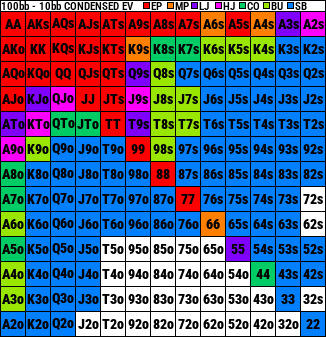
#> input picture condensed_images_wide/100bb_10bb_condensed_ev.png, 326 x 337 px
$ python mount_eight_imgs.py
#> lines starting #> are read from the running program, lines starting #| are printed output that depends on the picture
from PIL import Image
from pathlib import Path

img_offset = {0: (0, 0), 1: (342, 0), 2: (686, 0), 3: (1030, 0), 4: (0, 339), 5: (342, 339), 6: (686, 339), 7: (1030, 339)}

image_depth = Image.new("RGB", (1356, 676), "#FFFFFF")
#> image_depth: PIL image 1356x676 RGB; every value is 255

destination_folder = Path('condensed_images_wide_mounted')

files = [
    Path('condensed_images_wide', '100bb_10bb_condensed_ev.png'),
    Path('condensed_images_wide', '100bb_10bb_condensed_frequency.png'),
    None, #Path('condensed_images_wide', '9bb_2bb_condensed_ev.png'),
    None, #Path('condensed_images_wide', '9bb_2bb_condensed_frequency.png'),
    Path('condensed_images_wide', '100bb_10bb_extended_ev.png'),
    Path('condensed_images_wide', '100bb_10bb_extended_frequency.png'),
    None, #Path('condensed_images_wide', '9bb_2bb_extended_ev.png'),
    None, #Path('condensed_images_wide', '9bb_2bb_extended_frequency.png')
]

string_set = set()

for i, path in enumerate(files):
    if not path:

        continue

    depth_string = "_".join(path.name.split("_")[:2])
    string_set.add(depth_string)

    x, y = img_offset[i]

    img = Image.open(path).convert("RGB")
#> img is the input picture: PIL image 326x337 RGB; mean R, G, B 87.6, 101.4, 136.7
    image_depth.paste(img, (x, y))
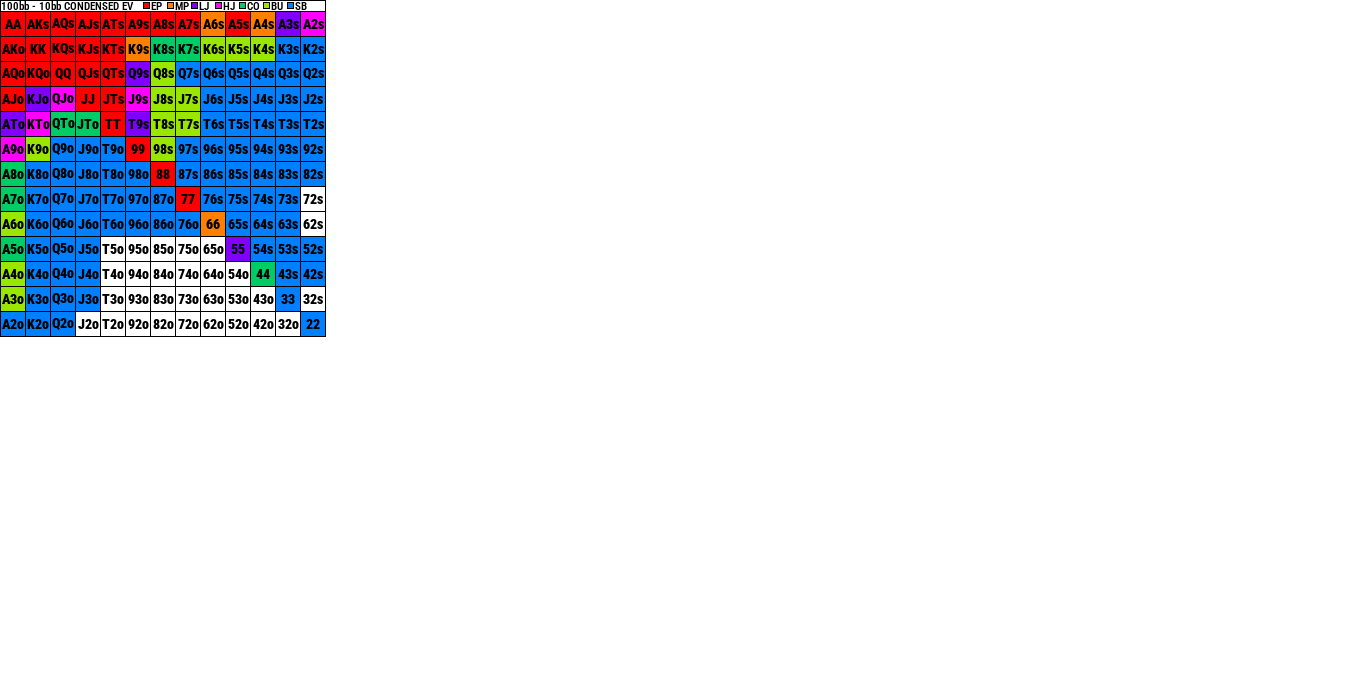
#> image_depth: PIL image 1356x676 RGB; mean R, G, B 234.9, 236.6, 240.8
#> pass 2 of the loop `for i, path in enumerate(files):`:
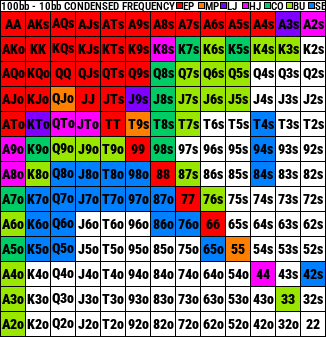
#> input picture condensed_images_wide/100bb_10bb_condensed_frequency.png, 326 x 337 px
#> img is the input picture: PIL image 326x337 RGB; mean R, G, B 145.4, 124.4, 120.4
#> `image_depth.paste(img, (x, y))`:
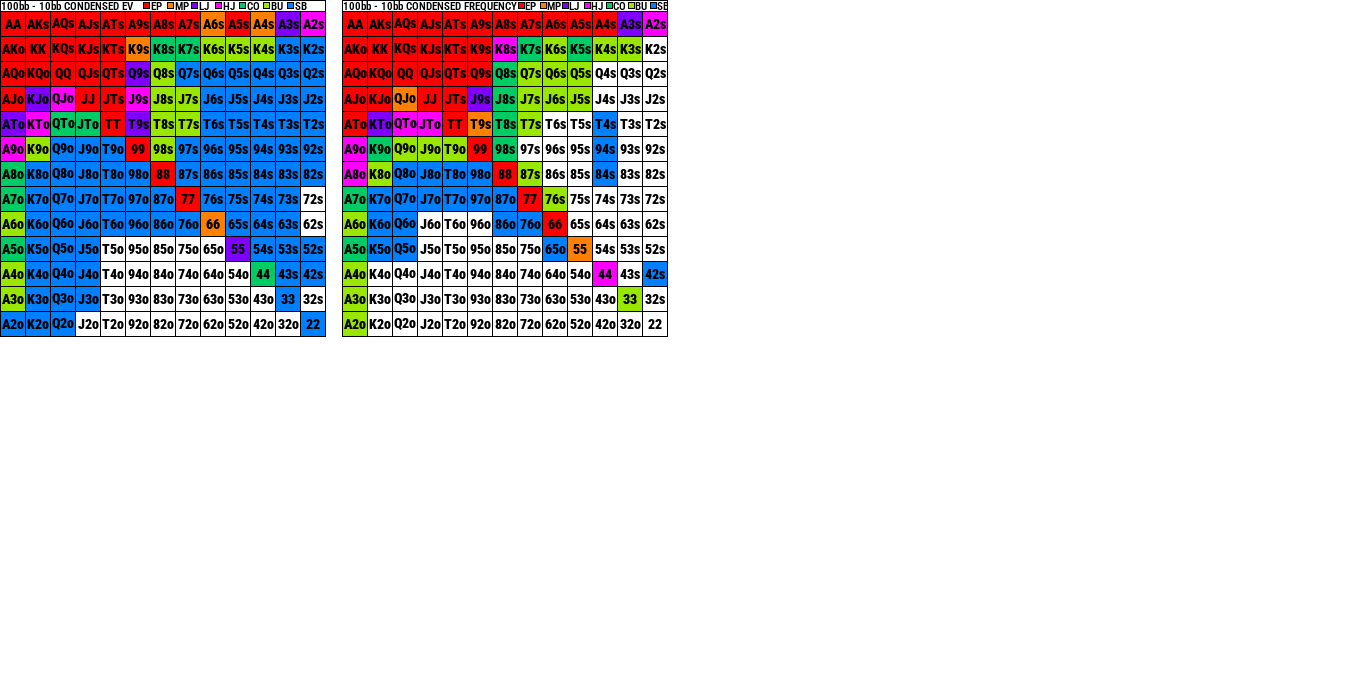
#> image_depth: PIL image 1356x676 RGB; mean R, G, B 221.8, 220.9, 224.7

file_name = '_'.join(sorted(string_set)) + '.png'

destination_folder.mkdir(parents=True, exist_ok=True)
final_path = Path(destination_folder, file_name)

image_depth.show()
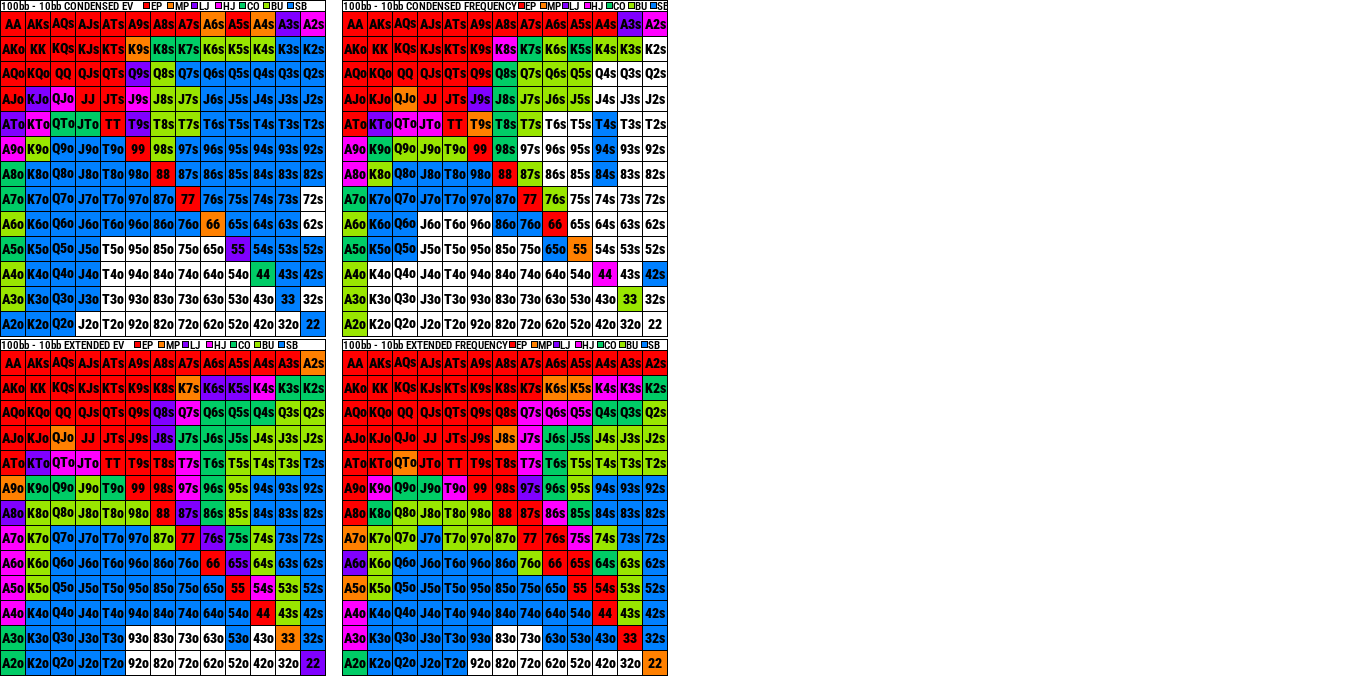
#> shown: PIL image 1356x676 RGB; mean R, G, B 186.3, 179.6, 186.1
image_depth.save(final_path)
